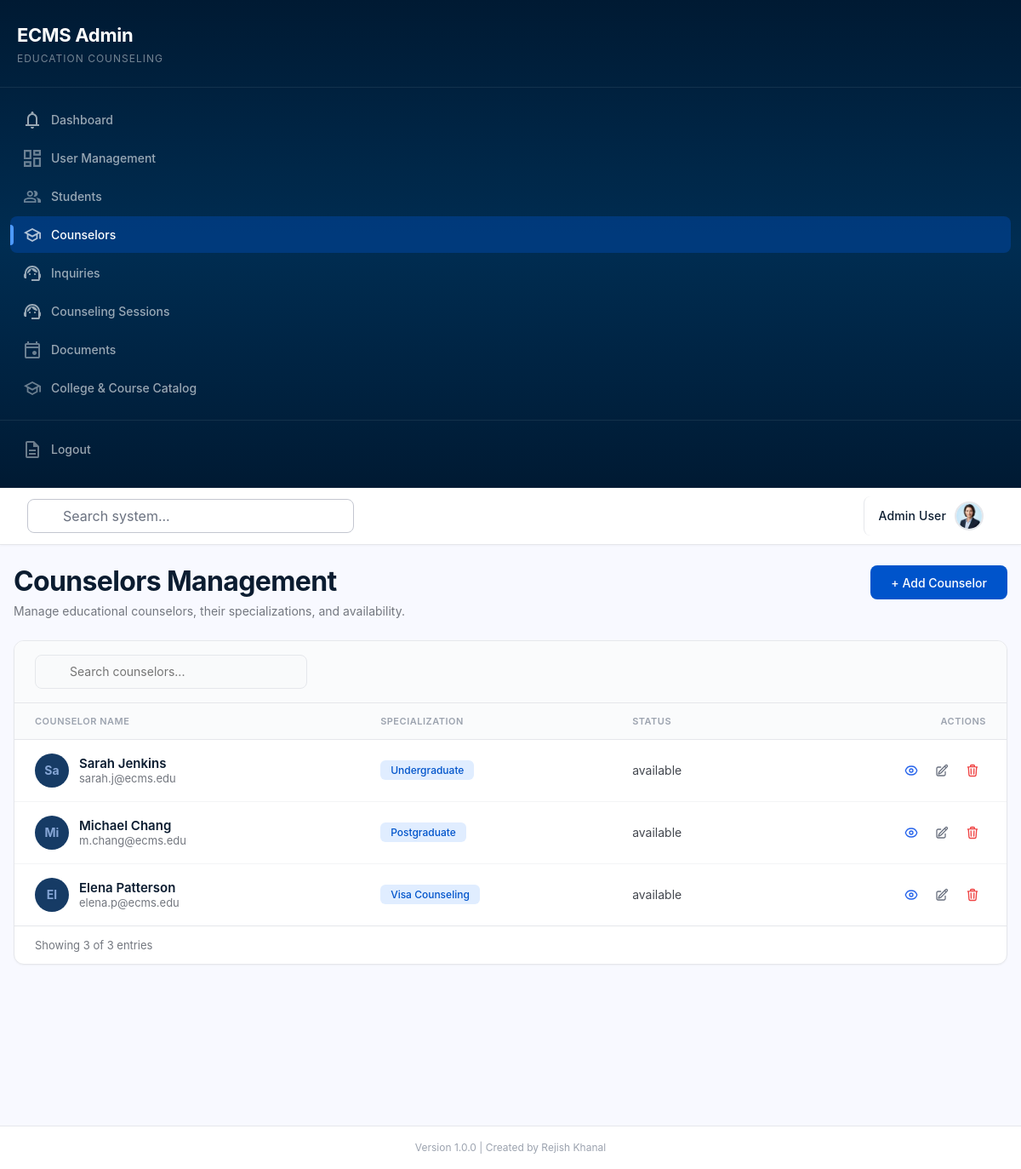
Page /admin/counselors (signed in) on the committed database.
### tables this page shows
CREATE TABLE IF NOT EXISTS counselors (
    id INT AUTO_INCREMENT PRIMARY KEY,
    name VARCHAR(255) NOT NULL,
    email VARCHAR(255) UNIQUE NOT NULL,
    specialization VARCHAR(100),
    max_students INT DEFAULT 50,
    status ENUM('available', 'unavailable') DEFAULT 'available',
    created_at TIMESTAMP DEFAULT CURRENT_TIMESTAMP
);

### backend/controllers/CounselorController.php (called while the page is built, shortened)
<?php
require_once MODEL_PATH . '/Counselor.php';
class CounselorController extends Controller {
    private $counselorModel;
    public function __construct() {
        $this->counselorModel = new Counselor();
    }
    public function index() {
        $filters = [
            'search' => $_GET['search'] ?? '',
            'specialization' => $_GET['specialization'] ?? '',
            'status' => $_GET['status'] ?? '',
            'limit' => 10,
            'offset' => max(0, ((int)($_GET['page'] ?? 1) - 1) * 10),
        ];
        $counselors = $this->counselorModel->getAll($filters);
        $total = $this->counselorModel->count($filters);
        $this->view('admin/counselors/index', [
            'pageTitle' => 'Counselors Management',
            'pageDescription' => 'Manage educational counselors, their specializations, and availability.',
            'currentPage' => 'counselors',
            'counselors' => $counselors,
            'total' => $total,
            'filters' => $filters,
        ]);
    }
}

### backend/core/Router.php (called while the page is built, shortened)
<?php
class Router {
    private $routes = [];
    public function get($path, $handler) {
        $this->routes['GET'][$path] = $handler;
        return $this;
    }
    public function post($path, $handler) {
        $this->routes['POST'][$path] = $handler;
        return $this;
    }
    public function dispatch() {
        $method = $_SERVER['REQUEST_METHOD'];
        $uri = parse_url($_SERVER['REQUEST_URI'], PHP_URL_PATH);
        $uri = rtrim($uri, '/') ?: '/';
        if (isset($this->routes[$method])) {
            foreach ($this->routes[$method] as $route => $handler) {
                $pattern = $this->convertToRegex($route);
                if (preg_match($pattern, $uri, $matches)) {
                    $params = array_filter($matches, 'is_string', ARRAY_FILTER_USE_KEY);
                    return $this->callHandler($handler, $params);
                }
            }
        }
    }
    private function convertToRegex($route) {
        $pattern = preg_replace('/\{([a-zA-Z_]+)\}/', '(?P<$1>[^/]+)', $route);
        return '#^' . $pattern . '$#';
    }
    private function callHandler($handler, $params) {
        if (is_array($handler)) {
            $controller = new $handler[0]();
            $method = $handler[1];
            return call_user_func_array([$controller, $method], $params);
        }
    }
}

### index.php (called while the page is built, shortened)
<?php
require_once BACKEND_PATH . '/core/Router.php';
require_once BACKEND_PATH . '/core/helpers.php';
require_once BACKEND_PATH . '/config/database.php';
require_once CONTROLLER_PATH . '/DashboardController.php';
require_once CONTROLLER_PATH . '/CounselorController.php';
$router = new Router();
$router->get('/', function() {
    redirect(url('/login'));
});
$router->get('/login', function() {
    if (isLoggedIn()) {
        redirectToDashboard();
    }
    require VIEW_PATH . '/auth/login.php';
});
$router->post('/login', function() {
    if (!verify_csrf()) {
        $_SESSION['error'] = 'Invalid session token. Please try again.';
        redirect(url('/login'));
    }
    $email = trim($_POST['email'] ?? '');
    $password = $_POST['password'] ?? '';
    $remember = !empty($_POST['remember']);
    $errors = [];
    if ($email === '') {
        $errors[] = 'Email address is required.';
    } elseif (!filter_var($email, FILTER_VALIDATE_EMAIL)) {
        $errors[] = 'Please enter a valid email address.';
    }
    if ($password === '') {
        $errors[] = 'Password is required.';
    }
    if ($errors) {
        $_SESSION['error'] = implode(' ', $errors);
        $_SESSION['old'] = ['email' => $email];
        redirect(url('/login'));
    }
    $db = getDB();
    $stmt = $db->prepare("SELECT * FROM users WHERE email = ? LIMIT 1");
    $stmt->execute([$email]);
    $user = $stmt->fetch();
    if (!$user || !password_verify($password, $user['password'])) {
        $_SESSION['error'] = 'Invalid email or password.';
        redirect(url('/login'));
    }
    if ($user['status'] !== 'active') {
        $_SESSION['error'] = 'Your account has been deactivated. Please contact an administrator.';
        redirect(url('/login'));
    }
    session_regenerate_id(true);
    $authUser = $user;
    unset($authUser['password']);
    $_SESSION['user_id'] = $user['id'];
    $_SESSION['user'] = $authUser;
    unset($_SESSION['old']);
    if ($remember) {
        setRememberCookie($user);
    }
    redirectToDashboard($user['role']);
});
$router->get('/logout', function() {
    clearRememberCookie();
    session_destroy();
    redirect(url('/login'));
});
$router->get('/register', function() {
    require VIEW_PATH . '/auth/student-registration.php';
});
$router->get('/admin/dashboard', ['DashboardController', 'index']);
$router->get('/student/dashboard', ['StudentController', 'dashboard']);
$router->get('/student/sessions', ['StudentController', 'sessions']);
$router->get('/student/documents', ['StudentController', 'documents']);
$router->post('/student/documents/{id}/submit', ['StudentController', 'submitDocument']);
$router->get('/student/inquiries', ['StudentController', 'inquiries']);
$router->post('/student/inquiries/store', ['StudentController', 'storeInquiry']);
$router->get('/student/profile', ['StudentController', 'profile']);
$router->post('/student/profile/update', ['StudentController', 'updateProfile']);
$router->get('/counselor/dashboard', ['CounselorController', 'dashboard']);
$router->get('/counselor/documents', ['CounselorController', 'documents']);
$router->get('/counselor/documents/assign', ['CounselorController', 'assignCreate']);
$router->post('/counselor/documents/assign/store', ['CounselorController', 'assignStore']);
$router->get('/admin/profile', ['DashboardController', 'profile']);
$router->post('/admin/profile/update', ['DashboardController', 'updateProfile']);
$router->get('/admin/students', ['StudentController', 'index']);
$router->get('/admin/students/create', ['StudentController', 'create']);
$router->post('/admin/students/store', ['StudentController', 'store']);
$router->get('/admin/students/{id}', ['StudentController', 'show']);
$router->get('/admin/students/{id}/edit', ['StudentController', 'edit']);
$router->post('/admin/students/{id}/update', ['StudentController', 'update']);
$router->post('/admin/students/{id}/delete', ['StudentController', 'destroy']);
$router->get('/admin/counselors', ['CounselorController', 'index']);
$router->get('/admin/counselors/create', ['CounselorController', 'create']);
$router->post('/admin/counselors/store', ['CounselorController', 'store']);
$router->get('/admin/counselors/{id}', ['CounselorController', 'show']);
$router->get('/admin/counselors/{id}/edit', ['CounselorController', 'edit']);
$router->post('/admin/counselors/{id}/update', ['CounselorController', 'update']);
$router->post('/admin/counselors/{id}/delete', ['CounselorController', 'destroy']);
$router->get('/admin/sessions', ['SessionController', 'index']);
$router->get('/admin/sessions/create', ['SessionController', 'create']);
$router->post('/admin/sessions/store', ['SessionController', 'store']);
$router->get('/admin/sessions/{id}', ['SessionController', 'show']);
$router->get('/admin/sessions/{id}/edit', ['SessionController', 'edit']);
$router->post('/admin/sessions/{id}/update', ['SessionController', 'update']);
$router->post('/admin/sessions/{id}/delete', ['SessionController', 'destroy']);
$router->get('/admin/documents', ['DocumentController', 'index']);
$router->get('/admin/documents/review-queue', ['DocumentController', 'reviewQueue']);
$router->post('/admin/documents/{id}/review', ['DocumentController', 'review']);
$router->get('/admin/documents/student/{student_id}', ['DocumentController', 'studentDocs']);
$router->get('/admin/documents/create', ['DocumentController', 'create']);
$router->post('/admin/documents/store', ['DocumentController', 'store']);
$router->get('/admin/documents/assign', ['DocumentController', 'assignCreate']);
$router->post('/admin/documents/assign/store', ['DocumentController', 'assignStore']);
$router->get('/admin/documents/{id}', ['DocumentController', 'show']);
$router->get('/admin/documents/{id}/edit', ['DocumentController', 'edit']);
$router->post('/admin/documents/{id}/update', ['DocumentController', 'update']);
$router->post('/admin/documents/{id}/delete', ['DocumentController', 'destroy']);
$router->get('/admin/inquiries', ['InquiryController', 'index']);
$router->get('/admin/inquiries/{id}', ['InquiryController', 'show']);
$router->post('/admin/inquiries/{id}/assign', ['InquiryController', 'assign']);
$router->post('/admin/inquiries/{id}/auto-assign', ['InquiryController', 'autoAssign']);
$router->post('/admin/inquiries/{id}/delete', ['InquiryController', 'destroy']);
$router->get('/admin/catalog', ['CatalogController', 'index']);
$router->get('/admin/catalog/college/create', ['CatalogController', 'collegeCreate']);
$router->post('/admin/catalog/college/store', ['CatalogController', 'collegeStore']);
$router->get('/admin/catalog/college/{id}/edit', ['CatalogController', 'collegeEdit']);
$router->post('/admin/catalog/college/{id}/update', ['CatalogController', 'collegeUpdate']);
$router->post('/admin/catalog/college/{id}/delete', ['CatalogController', 'collegeDelete']);
$router->get('/admin/catalog/course/create', ['CatalogController', 'courseCreate']);
$router->post('/admin/catalog/course/store', ['CatalogController', 'courseStore']);
$router->get('/admin/catalog/course/{id}/edit', ['CatalogController', 'courseEdit']);
$router->post('/admin/catalog/course/{id}/update', ['CatalogController', 'courseUpdate']);
$router->post('/admin/catalog/course/{id}/delete', ['CatalogController', 'courseDelete']);
$router->get('/admin/users', ['UserController', 'index']);
$router->get('/admin/users/create', ['UserController', 'create']);
$router->post('/admin/users/store', ['UserController', 'store']);
$router->get('/admin/users/{id}', ['UserController', 'show']);
$router->get('/admin/users/{id}/edit', ['UserController', 'edit']);
$router->post('/admin/users/{id}/update', ['UserController', 'update']);
$router->post('/admin/users/{id}/delete', ['UserController', 'destroy']);
$router->notFound(function() {
    http_response_code(404);
    require VIEW_PATH . '/errors/404.php';
});
$router->dispatch();

### backend/core/helpers.php (called while the page is built, shortened)
<?php
function e($value) {
    return htmlspecialchars($value ?? '', ENT_QUOTES, 'UTF-8');
}
function url($path = '') {
    $base = rtrim(dirname($_SERVER['SCRIPT_NAME']), '/');
    return $base . '/' . ltrim($path, '/');
}

### backend/config/database.php (called while the page is built, shortened)
<?php
class Database {
    private static $instance = null;
    private $connection;
    private function __construct() {
        $this->host = getenv('DB_HOST');
        $this->port = getenv('DB_PORT');
        $this->dbname = getenv('DB_DATABASE');
        $this->username = getenv('DB_USERNAME');
        $this->password = getenv('DB_PASSWORD');
        try {
            $dsn = "mysql:host={$this->host};port={$this->port};dbname={$this->dbname};charset=utf8mb4";
            $this->connection = new PDO($dsn, $this->username, $this->password, [
                PDO::ATTR_ERRMODE => PDO::ERRMODE_EXCEPTION,
                PDO::ATTR_DEFAULT_FETCH_MODE => PDO::FETCH_ASSOC,
                PDO::ATTR_EMULATE_PREPARES => false
            ]);
        } catch (PDOException $e) {
            die("Database connection failed: " . $e->getMessage());
        }
    }
    public static function getInstance() {
        if (self::$instance === null) {
            self::$instance = new self();
        }
        return self::$instance;
    }
    public function getConnection() {
        return $this->connection;
    }
}
function getDB() {
    return Database::getInstance()->getConnection();
}

### backend/models/Counselor.php (called while the page is built, shortened)
<?php
class Counselor {
    private $db;
    private $table = 'counselors';
    public function __construct() {
        $this->db = getDB();
    }
    public function getAll($filters = []) {
        $sql = "SELECT * FROM {$this->table} WHERE 1=1";
        $params = [];
        $sql .= " ORDER BY created_at DESC";
        if (!empty($filters['limit'])) {
            $sql .= " LIMIT ? OFFSET ?";
            $params[] = $filters['limit'];
            $params[] = $filters['offset'] ?? 0;
        }
        $stmt = $this->db->prepare($sql);
        $stmt->execute($params);
        return $stmt->fetchAll();
    }
    public function count($filters = []) {
        $sql = "SELECT COUNT(*) FROM {$this->table} WHERE 1=1";
        $params = [];
        $stmt = $this->db->prepare($sql);
        $stmt->execute($params);
        return $stmt->fetchColumn();
    }
}

### backend/views/admin/counselors/index.php (the view, shortened to what this page needs)
<div class="cr-page">
    <section class="cr-header">
        <div>
            <h2>Counselors Management</h2>
            <p>Manage educational counselors, their specializations, and availability.</p>
        </div>
        <a href="<?php echo url('/admin/counselors/create'); ?>" class="cr-btn-add">+ Add Counselor</a>
    </section>
    <section class="cr-table-card">
        <div class="cr-toolbar">
            <form method="GET" action="<?php echo url('/admin/counselors'); ?>" style="width:100%;">
                <label class="cr-search">
                    <input type="search" name="search" placeholder="Search counselors..." value="<?php echo e($filters['search'] ?? ''); ?>">
                </label>
            </form>
        </div>
        <div class="cr-table-wrap">
            <table class="cr-table">
                <thead>
                    <tr><th>Counselor Name</th><th>Specialization</th><th>Status</th><th>Actions</th></tr>
                </thead>
                <tbody>
                    <?php if (!empty($counselors)): ?>
                        <?php foreach ($counselors as $c): ?>
                            <tr>
                                <td>
                                    <div class="cr-person">
                                        <div class="cr-avatar"><?php echo e(substr($c['name'], 0, 2)); ?></div>
                                        <div class="cr-person__info">
                                            <span class="cr-person__name"><?php echo e($c['name']); ?></span>
                                            <span class="cr-person__email"><?php echo e($c['email']); ?></span>
                                        </div>
                                    </div>
                                </td>
                                <td><span class="cr-spec-badge"><?php echo e($c['specialization'] ?? '-'); ?></span></td>
                                <td><?php echo e($c['status'] ?? 'available'); ?></td>
                                <td>
                                    <div class="cr-actions">
                                        <a href="<?php echo url('/admin/counselors/' . $c['id']); ?>" class="cr-action-btn cr-action-btn--view"></a>
                                        <a href="<?php echo url('/admin/counselors/' . $c['id'] . '/edit'); ?>" class="cr-action-btn cr-action-btn--edit"></a>
                                        <form method="POST" action="<?php echo url('/admin/counselors/' . $c['id'] . '/delete'); ?>" style="display:inline;" onsubmit="return confirm('Are you sure?')">
                                            <button type="submit" class="cr-action-btn cr-action-btn--delete"></button>
                                        </form>
                                    </div>
                                </td>
                            </tr>
                        <?php endforeach; ?>
                    <?php else: ?>
                        <tr><td colspan="4" style="text-align:center;padding:40px;color:#9ca3af;">No counselors found.</td></tr>
                    <?php endif; ?>
                </tbody>
            </table>
        </div>
        <div class="cr-pagination">
            <span class="cr-pagination-info">Showing <?php echo count($counselors); ?> of <?php echo e($total); ?> entries</span>
        </div>
    </section>
</div>
<?php $content = ob_get_clean(); include __DIR__ . '/../../layouts/admin-layout.php';

### rows in the picture
counselors: name "Sa", name "Sarah Jenkins", email "sarah.j@ecms.edu", specialization "Undergraduate", status "available"
counselors: name "Mi", name "Michael Chang", email "m.chang@ecms.edu", specialization "Postgraduate", status "available"
counselors: name "El", name "Elena Patterson", email "elena.p@ecms.edu", specialization "Visa Counseling", status "available", id "3"

### other values in the picture
$item['label'] "Dashboard"
$item['label'] "User Management"
$item['label'] "Students"
$item['label'] "Counselors"
$item['label'] "Inquiries"
$item['label'] "Counseling Sessions"
$item['label'] "Documents"
$item['label'] "College & Course Catalog"
$_SESSION['user']['name'] "Admin User"
count($counselors) "3"
